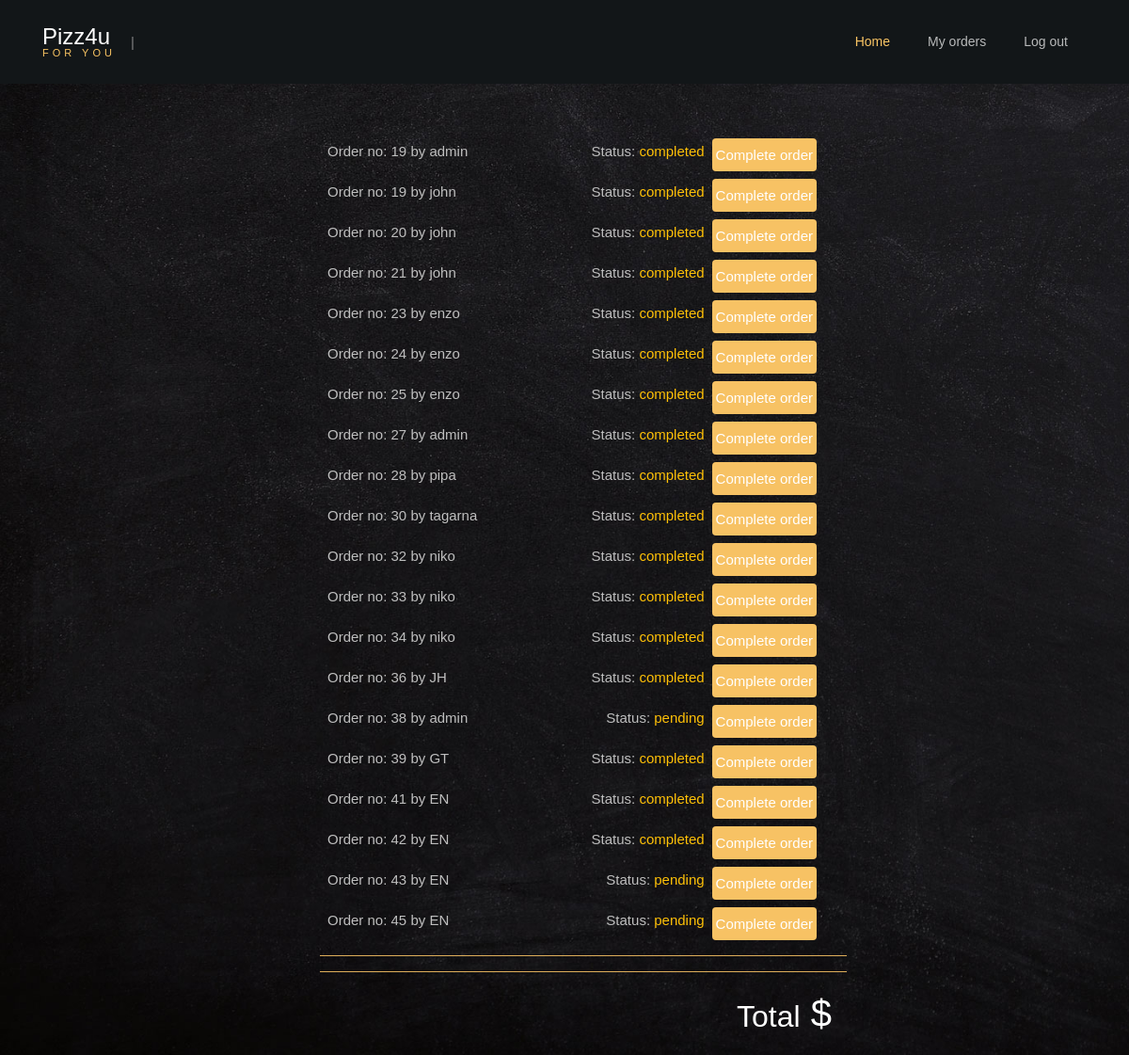
/orders_manager/admin/44, run on the app's committed database.
### orders/models.py (models this page shows, shortened)
class User_order(models.Model):
    user=models.ForeignKey(User,on_delete=models.CASCADE)
    order_number=models.IntegerField()
    topping_allowance=models.IntegerField(default=0)
    status=models.CharField(max_length=64,default='initiated')

### orders/views.py (the view)
# urls.py: path("orders_manager/<str:user>/<str:order_number>", views.orders_manager, name="orders_manager"),
def orders_manager(request,user,order_number):
    user=User.objects.get(username=user)
    context = {
        "Checkout":Order2.objects.filter(user=user,number=order_number),
        "Checkout_category":Order2.objects.filter(user=user,number=order_number).values_list('category').distinct(),
        "Total":list(Order2.objects.filter(user=user,number=order_number).aggregate(Sum('price')).values())[0],
        "user":request.user,
        "Category": Category.objects.all(),
        "Order_number":order_number,
        "All_orders":User_order.objects.exclude(status='initiated')
    }
    return render(request,"orders_manager.html",context)

### orders/templates/orders_manager.html (shortened to what this page needs)
<!DOCTYPE html>
<html lang="en">
  <head>
	{% load static %}
	<link rel="stylesheet" type="text/css" href="{% static 'styles.css' %}">
	<link rel="stylesheet" type="text/css" href="{% static 'style.css' %}">
    <link rel="stylesheet" type="text/css" href="https://cdnjs.cloudflare.com/ajax/libs/open-iconic/1.1.1/font/css/open-iconic-bootstrap.min.css">
    <link rel="stylesheet" type="text/css" href="{% static 'animate.css' %}">
    <link rel="stylesheet" type="text/css" href="https://cdn.jsdelivr.net/npm/owlcarousel@1.3.3/owl-carousel/owl.carousel.min.css">
    <link rel="stylesheet" type="text/css" href="https://cdn.jsdelivr.net/npm/magnific-popup@1.1.0/dist/magnific-popup.css">
    <link rel="stylesheet" type="text/css" href="https://unpkg.com/aos@2.3.1/dist/aos.css">
    <link rel="stylesheet" type="text/css" href="https://cdn.jsdelivr.net/npm/ionicons@4.4.6/dist/css/ionicons.min.css">
    <link rel="stylesheet" type="text/css" href="https://cdn.jsdelivr.net/npm/bootstrap-datepicker@1.8.0/dist/js/bootstrap-datepicker.min.js">
    <link rel="stylesheet" type="text/css" href="https://cdn.jsdelivr.net/npm/jquery-timepicker@1.3.3/jquery.timepicker.css">
  </head>
  <body style="background: url({% static 'bg_4.jpg' %}) no-repeat fixed; background-size: cover;">
	{% if Category %}
  	<nav class="navbar navbar-expand-lg navbar-dark ftco_navbar bg-dark ftco-navbar-light" id="ftco-navbar">
	    <div class="container">
		    <a class="navbar-brand" href="{% url 'index' %}"></span>Pizz4u<br><small>for you</small></a>
			{{user.username}} |
			{% if not user.is_superuser %}
				<div class="collapse navbar-collapse" id="ftco-nav">
					<ul class="navbar-nav ml-auto">
						<li class="nav-item active"><a href="{% url 'index' %}" class="nav-link">Home</a></li>
						<li class="nav-item"><a href="{% url 'my_orders' Order_number %}" class="nav-link">My orders</a></li>
						<li class="nav-item"><a href="{% url 'logout' %}" class="nav-link">Log out</a></li>
					</ul>
				</div>
			{% endif %}
		</div>
    </nav>
    {% endif %}
    <section class="ftco-about d-md-flex">
        <div id='my_orders_container' style="background-color: transparent!important;" class='w-50 mx-auto'>
            <div class=' text-left pr-3'>
                <ul >
                    {% for row in All_orders%}
                    <li id="banana" class='p-2' >
                        <a href="{% url 'orders_manager' row.user row.order_number  %}"><span>Order no: {{row.order_number}} by {{row.user}}</span></a>
                        <a href="{% url 'complete_order' row.user row.order_number  %}"><span class='float-right mx-2 p-1 rounded text-white' style="background-color: #f7c264;">Complete order</span></a>
                        <span class='float-right'>Status: <span class='text-warning'>{{row.status}}</span></span>
                    </li>
                    {% endfor %}
                </ul>
            </div>
            <ul>
                <hr style="background-color: #f7c264;">
                <hr style="background-color: #f7c264;">
                <li class='text-right pr-3 ' style="color: #f7c264;"><h1><small class='text-white'>Total</small> ${{Total|floatformat:2}}</h1></li>
            </ul>
        </div>
    </section>

### orders/static/styles.css (style rules this page uses)
li { list-style-type: none; }
#my_orders_container { background-color: rgba(0, 0, 0, 0.9); color: white; }

### data on the page
User_order: order_number "19", user "admin", status "completed"
User_order: order_number "19", user "john", status "completed"
User_order: order_number "20", user "john", status "completed"
User_order: order_number "21", user "john", status "completed"
User_order: order_number "23", user "enzo", status "completed"
User_order: order_number "24", user "enzo", status "completed"
User_order: order_number "25", user "enzo", status "completed"
User_order: order_number "27", user "admin", status "completed"
User_order: order_number "28", user "pipa", status "completed"
User_order: order_number "30", user "tagarna", status "completed"
User_order: order_number "32", user "niko", status "completed"
User_order: order_number "33", user "niko", status "completed"
User_order: order_number "34", user "niko", status "completed"
User_order: order_number "36", user "JH", status "completed"
User_order: order_number "38", user "admin", status "pending"
User_order: order_number "39", user "GT", status "completed"
User_order: order_number "41", user "EN", status "completed"
User_order: order_number "42", user "EN", status "completed"
User_order: order_number "43", user "EN", status "pending"
User_order: order_number "45", user "EN", status "pending"
